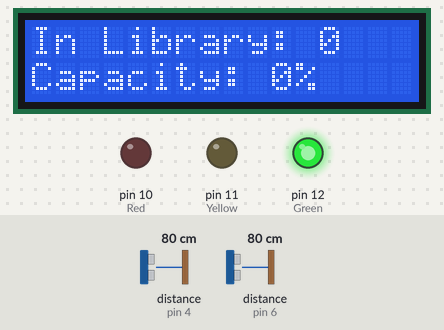
A sketch run on a simulated Arduino Uno, built with avr-gcc and run on an emulated ATmega328P. Shown: 16×2 character LCD, output pins drawn as LEDs (lit = HIGH). Wiring (inferred from the names in the program): 2 × ultrasonic range finder: trigger pin 5, echo pin 4 / trigger pin 7, echo pin 6. The test bench sets the inputs (shaded band); at power-on: distance to the obstacle (sensors on pin 4, pin 6) 80 cm. The echo pulse lasts 58.3 µs per cm; pins used as bus, display or sensor lines are not drawn; what the sketch prints to the serial monitor is not drawn.

Above: at 0.09 s.
At 1.2 s:
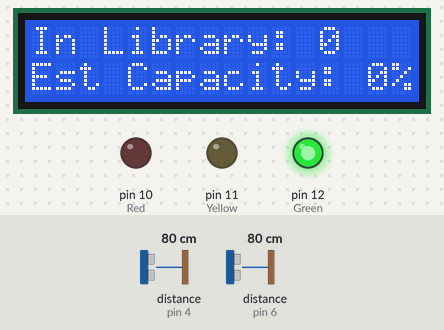
1.3 s: distance to the obstacle (sensor on pin 4) set to 18 cm
4.3 s: distance to the obstacle (sensor on pin 6) set to 35 cm
At 5.7 s:
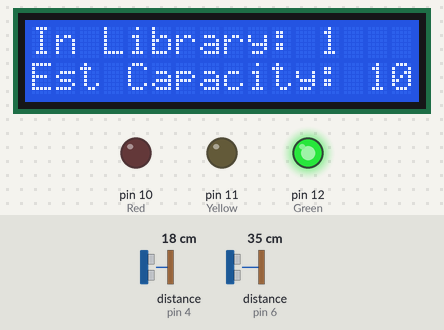
7.3 s: distance to the obstacle (sensor on pin 4) set to 35 cm
10.3 s: distance to the obstacle (sensor on pin 6) set to 2 cm
13.3 s: distance to the obstacle (sensor on pin 4) set to 40 cm
16.3 s: distance to the obstacle (sensor on pin 6) set to 18 cm
Timing chart, 0 to 19.3 s (numbered marks = the images above; inputs shaded):
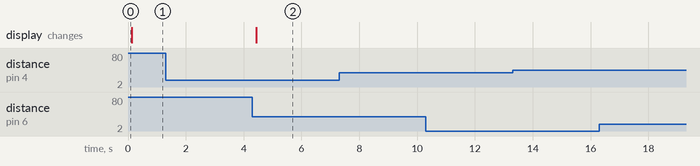

Measured:
- after the input at 1.3 s, every drawn part: stays the same
- after the input at 4.3 s, the display: changes after 0.14 s (image 2)
- after the input at 7.3 s, every drawn part: stays the same
- after the input at 10.3 s, every drawn part: stays the same
- after the input at 13.3 s, every drawn part: stays the same
- after the input at 16.3 s, every drawn part: stays the same

The sketch:

ven2.ino
```cpp
    #include <LiquidCrystal_I2C.h>
    int Green =12;
    int Red=10;
    int Yellow=11;


    int SenseTrig1=7;
    int SenseEcho1=6;
    int SenseTrig2=5;
    int SenseEcho2=4;

    int Distance = 50;
    int peopleCount = 0;
    double maxCapacity =10; //of brown library?

    bool pass1 =false;
    bool pass2 = false;

    LiquidCrystal_I2C lcd(0x27, 16, 2);
    void setup() {
    Serial.begin(9600);
    pinMode(Green, OUTPUT);
    pinMode(Yellow, OUTPUT);
    pinMode(Red,OUTPUT);

    pinMode(SenseTrig1, OUTPUT);
    pinMode(SenseEcho1, INPUT);
    pinMode(SenseTrig2, OUTPUT);
    pinMode(SenseEcho2, INPUT);
    // put your setup code here, to run once:
    lcd.init();
    lcd.backlight();
    lcd.setCursor(0, 0);
    lcd.print("In Library: 0");
    lcd.setCursor(0, 1);
    lcd.print("Capacity: 0%");
    digitalWrite(Green, HIGH);
    }

    void loop() {
    long duration1, duration2;
    float distanceCm1, distanceCm2;
    digitalWrite(SenseTrig1, LOW);
    delayMicroseconds(2);
    digitalWrite(SenseTrig2, LOW);
    delayMicroseconds(2);


    digitalWrite(SenseTrig1, HIGH);
    delayMicroseconds(10);
    digitalWrite(SenseTrig1, LOW);
    duration1 = pulseIn(SenseEcho1, HIGH);
    distanceCm1 = duration1 * 0.034 / 2;

    digitalWrite(SenseTrig2, HIGH);
    delayMicroseconds(10);
    digitalWrite(SenseTrig2, LOW);
        duration2 = pulseIn(SenseEcho2, HIGH);
    distanceCm2 = duration2 * 0.034 / 2;
        bool justDetected1 = distanceCm1<Distance;
        bool justDetected2 = distanceCm2<Distance;

    if(justDetected1&&!pass1 && !pass2){
        pass1=true;
        Serial.println("Sensor 1 (Outer) triggered");
    }

    else if(justDetected2&&!pass1 && !pass2){
        pass2=true;
        Serial.println("Sensor 2 (Inner) triggered");
    }

    else if(justDetected1&&!pass1 && pass2){
        pass1=true;
        peopleCount++;
        Serial.println("ENTER sequence (1 -> 2). Count +1");
    }

    else if(justDetected2&&pass1 && !pass2){
        pass2=true;
        Serial.println("EXIT sequence (2 -> 1). Count -1");
        peopleCount--;
    }


    else if (!justDetected1 && !justDetected2) {
        if (pass1 || pass2) {
        Serial.println("Sensors clear. Resetting flags.");
        }
        pass1 = false;
        pass2 = false;
    }
    if(peopleCount<0){
        peopleCount =0;
    }
    float currentPercentage = 0.0;
    currentPercentage = ((float)peopleCount / (float)maxCapacity) * 100.0;


    // --- NEW: Call our custom functions ---
    // All that old LCD code is now just one line:
    updateLCD(peopleCount, (int)currentPercentage);

    // All that old LED code is now just one line:
    updateLED((int)currentPercentage);

    delay(100);

    }

    void updateLCD(int count, int percentage) {
    lcd.clear();

    lcd.setCursor(0, 0);
    lcd.print("In Library: ");
    lcd.print(count);

    lcd.setCursor(0, 1);
    lcd.print("Est Capacity: ");
    lcd.print(percentage);
    lcd.print("%");
    }
    void updateLED(int percentage){
    if (percentage > 70) {
        digitalWrite(Green, LOW);
        digitalWrite(Yellow, LOW);
        digitalWrite(Red, HIGH);
    } else if (percentage > 40) {
        digitalWrite(Green, LOW);
        digitalWrite(Yellow, HIGH);
        digitalWrite(Red, LOW);
    } else {
        digitalWrite(Green, HIGH);
        digitalWrite(Yellow, LOW);
        digitalWrite(Red, LOW);
    }
    }
```
